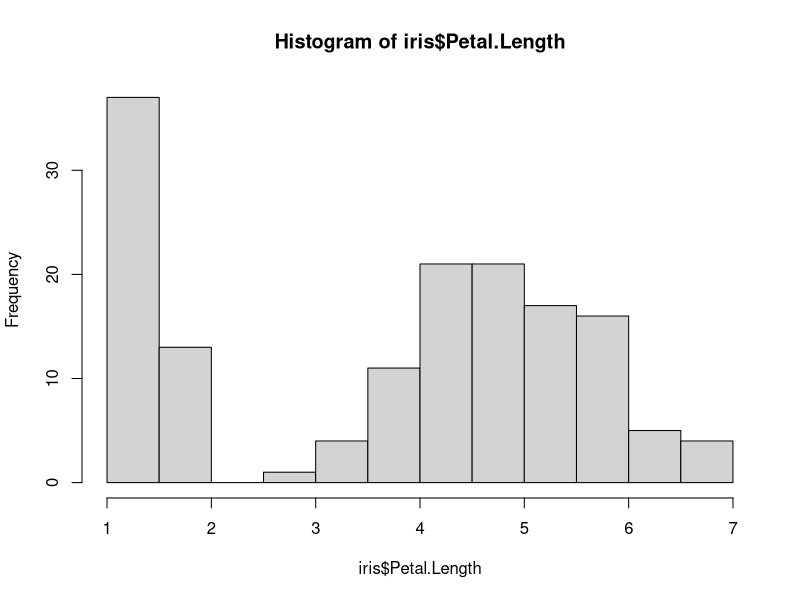
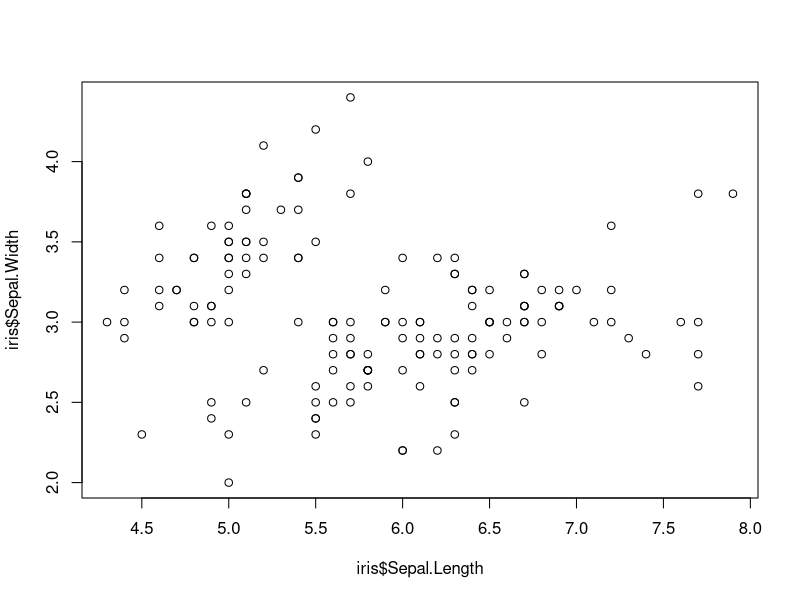

Reproduce these figures in R, in order.
## ---- chunk 1
knitr::opts_chunk$set(echo = TRUE)
## ---- chunk 2
str(iris)
summary(iris)
## ---- chunk 3
hist(iris$Petal.Length)
## ---- chunk 4
plot(iris$Sepal.Length,iris$Sepal.Width)
